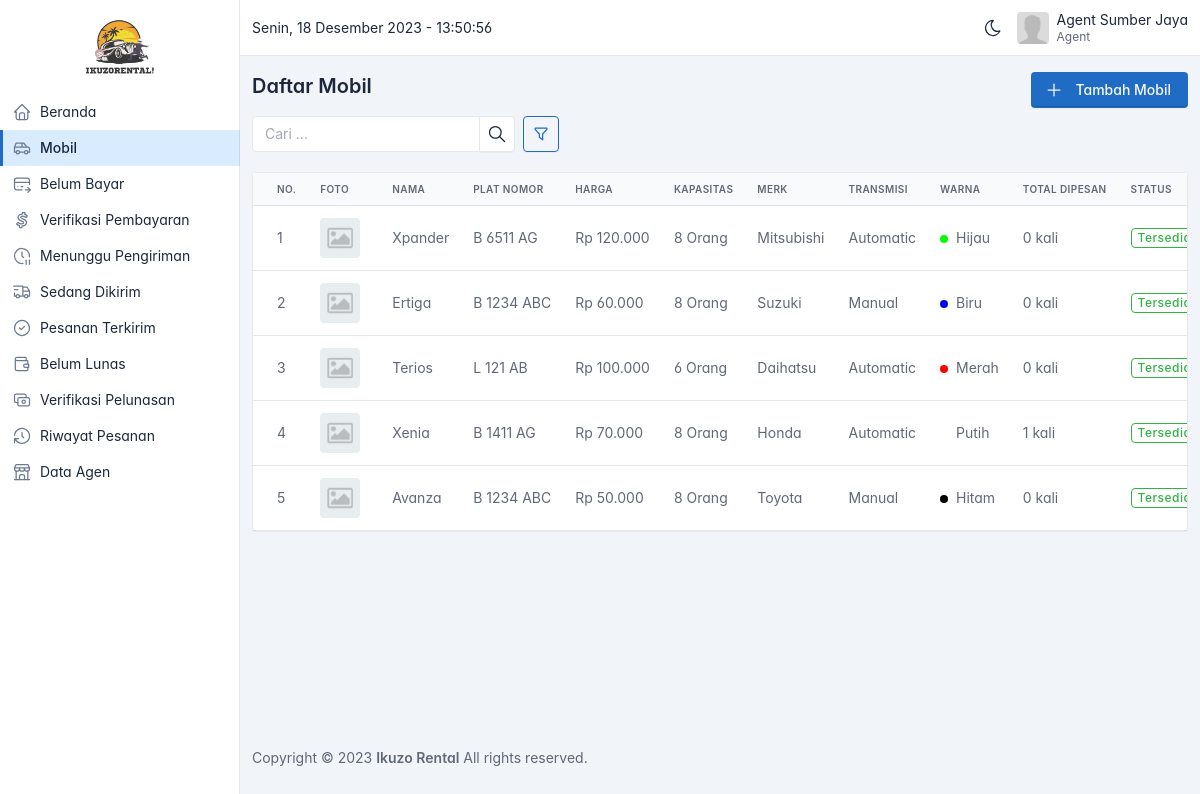
/agent/mobil.php (signed in), run on an earlier commit of the app's database.
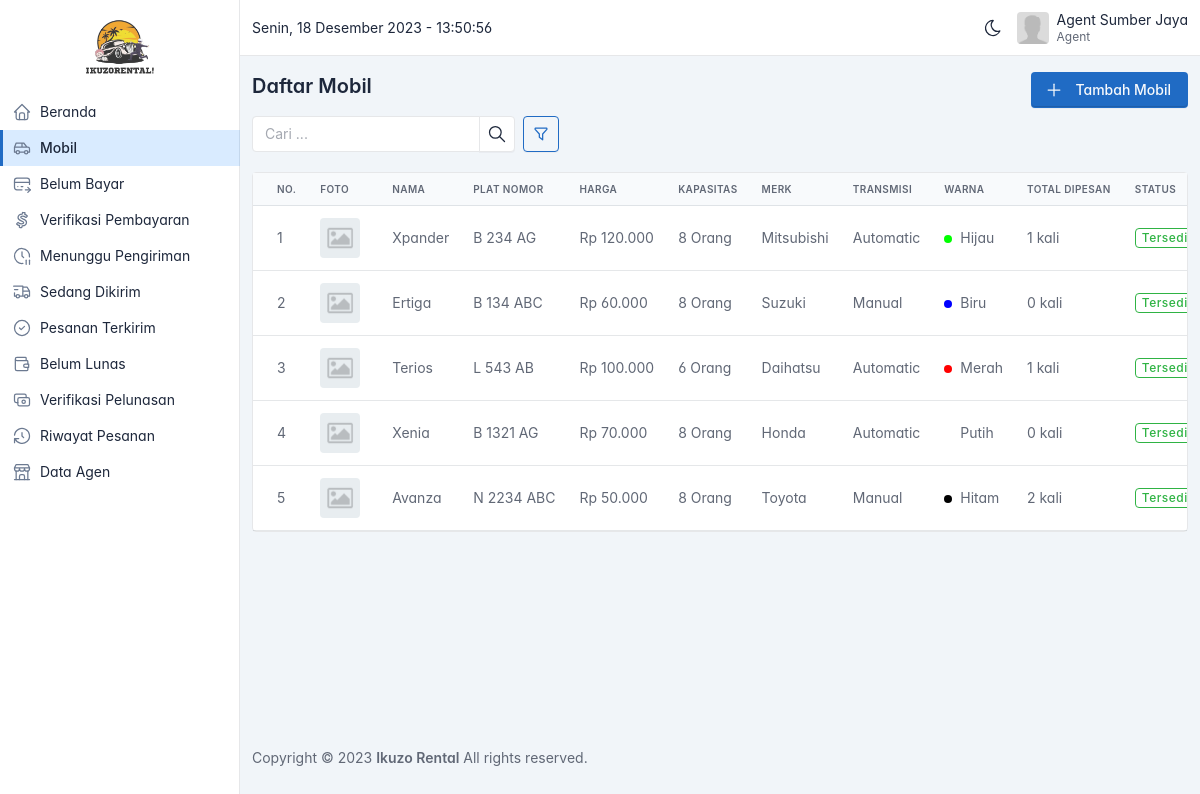
And on a later commit of the database.
### tables this page shows
CREATE TABLE `mobil` (
  `id` bigint(20) UNSIGNED NOT NULL,
  `agen_id` bigint(20) UNSIGNED NOT NULL,
  `merk_id` bigint(20) UNSIGNED NOT NULL,
  `jenis_id` bigint(20) UNSIGNED NOT NULL,
  `transmisi_id` bigint(20) UNSIGNED NOT NULL,
  `warna_id` bigint(20) UNSIGNED NOT NULL,
  `cc_id` bigint(20) UNSIGNED NOT NULL,
  `tipe_id` bigint(20) UNSIGNED NOT NULL,
  `nama` varchar(255) NOT NULL,
  `plat_nomor` varchar(255) NOT NULL,
  `tahun` varchar(255) DEFAULT NULL,
  `harga` bigint(20) NOT NULL,
  `kapasitas` int(11) NOT NULL,
  `foto` varchar(255) DEFAULT NULL,
  `status` varchar(255) NOT NULL DEFAULT 'available'
);

CREATE TABLE `merk_mobil` (
  `id` bigint(20) UNSIGNED NOT NULL,
  `nama` varchar(255) NOT NULL
);

CREATE TABLE `transmisi` (
  `id` bigint(20) UNSIGNED NOT NULL,
  `nama` varchar(255) NOT NULL
);

CREATE TABLE `warna` (
  `id` bigint(20) UNSIGNED NOT NULL,
  `nama` varchar(255) NOT NULL,
  `kode` varchar(255) NOT NULL
);

### helper/helpers.php (called while the page is built, shortened)
<?php
function asset($path)
{
  $request_uri = $_SERVER['REQUEST_URI'];
  $array = explode('/', $request_uri);
  $app_url = $array[0] . '/' . $array[1];
  return $app_url . '/assets/' . $path;
}
function format_rupiah($angka)
{
  $hasil_rupiah = "Rp " . number_format($angka, 0, ',', '.');
  return $hasil_rupiah;
}

### agent/mobil.php (the view, shortened to what the changed rows need)
<?php
include('partials/header.php');
$sortables = [
  'total_dipesan' => 'Total Dipesan',
  'nama' => 'Nama',
  'harga' => 'Harga',
  'kapasitas' => 'Kapasitas',
  'tahun' => 'Tahun',
  'status' => 'Status',
  'merk_id' => 'Merk',
  'jenis_id' => 'Jenis',
  'transmisi_id' => 'Transmisi',
  'warna_id' => 'Warna',
  'cc_id' => 'CC',
  'tipe_id' => 'Tipe',
];
$agent_id = $_SESSION['user']['agen_id'];
$query = "
  SELECT
    mobil.*,
    merk_mobil.nama AS merk,
    jenis_mobil.nama AS jenis,
    transmisi.nama AS transmisi,
    warna.nama AS warna,
    warna.kode AS kode_warna,
    IFNULL(COUNT(transaksi.id), 0) AS total_dipesan
  FROM mobil
  JOIN merk_mobil ON merk_mobil.id = mobil.merk_id
  JOIN jenis_mobil ON jenis_mobil.id = mobil.jenis_id
  JOIN transmisi ON transmisi.id = mobil.transmisi_id
  JOIN warna ON warna.id = mobil.warna_id
  LEFT JOIN transaksi ON transaksi.mobil_id = mobil.id
  WHERE mobil.agen_id = $agent_id
";
$query .= " GROUP BY mobil.id";
if (isParamsExist(['sortby'])) {
  if (!array_key_exists($_GET['sortby'], $sortables)) {
    $_GET['sortby'] = 'id';
  } else {
    $sortby = $_GET['sortby'];
  }
  $order = getValidOrder($_GET['order'] ?? 'ASC');
  $query .= " ORDER BY $sortby $order";
} else {
  $query .= " ORDER BY id DESC";
}
$result = $conn->query($query);
$cars = $result->fetch_all(MYSQLI_ASSOC);
?>
<div class="page-body">
  <div class="container-xl">
    <div class="row">
      <div class="col">
        <div class="card">
          <div class="table-responsive">
            <table class="table card-table table-vcenter text-nowrap datatable">
              <thead>
                <tr>
                  <th>No.</th>
                  <th>Foto</th>
                  <th>Nama</th>
                  <th>Plat Nomor</th>
                  <th>Harga</th>
                  <th>Kapasitas</th>
                  <th>Merk</th>
                  <th>Transmisi</th>
                  <th>Warna</th>
                  <th>Total Dipesan</th>
                  <th>Status</th>
                </tr>
              </thead>
              <tbody>
                <?php foreach ($cars as $index => $car) : ?>
                  <tr class="text-muted">
                    <td>
                      <?= $index + 1 ?>
                    </td>
                    <td>
                      <a class="avatar me-2 image-preview cursor-pointer" data-fslightbox="image-<?= $index + 1 ?>" href="<?= asset($car['foto'] != '' ? $car['foto'] : 'images/default.png') ?>" style="background-image: url(<?= asset($car['foto'] != '' ? $car['foto'] : 'images/default.png') ?>)">
                      </a>
                    </td>
                    <td>
                      <span <?= add_title_tooltip($car['nama'], 24) ?>>
                        <?= mb_strimwidth($car['nama'], 0, 24, '...') ?>
                      </span>
                    </td>
                    <td>
                      <span <?= add_title_tooltip($car['plat_nomor'], 24) ?>>
                        <?= mb_strimwidth($car['plat_nomor'], 0, 24, '...') ?>
                      </span>
                    </td>
                    <td>
                      <?= format_rupiah($car['harga']) ?>
                    </td>
                    <td>
                      <?= $car['kapasitas'] ?> Orang
                    </td>
                    <td>
                      <?= $car['merk'] ?>
                    </td>
                    <td>
                      <?= $car['transmisi'] ?>
                    </td>
                    <td>
                      <span class="badge me-1" style="background-color: <?= $car['kode_warna'] ?>;"></span>
                      <?= $car['warna'] ?>
                    </td>
                    <td>
                      <?= $car['total_dipesan'] ?> kali
                    </td>
                    <td>
                      <span class="badge badge-outline text-<?= $car['status'] == 'available' ? 'green' : 'pink' ?>">
                        <?= $car['status'] == 'available' ? 'Tersedia' : 'Tidak Tersedia' ?>
                      </span>
                    </td>
                  </tr>
                <?php endforeach ?>
              </tbody>
            </table>
          </div>
        </div>
      </div>
    </div>
  </div>
</div>
<?php include('partials/footer.php') ?>

What changed in the data, as far as the page shows it:
changed mobil "Xpander": plat_nomor "B 6511 AG" → "B 234 AG"; total_dipesan "0" → "1"
changed mobil "Ertiga": plat_nomor "B 1234 ABC" → "B 134 ABC"
changed mobil "Terios": plat_nomor "L 121 AB" → "L 543 AB"; total_dipesan "0" → "1"
changed mobil "Xenia": plat_nomor "B 1411 AG" → "B 1321 AG"; total_dipesan "1" → "0"
changed mobil "Avanza": plat_nomor "B 1234 ABC" → "N 2234 ABC"; total_dipesan "0" → "2"
